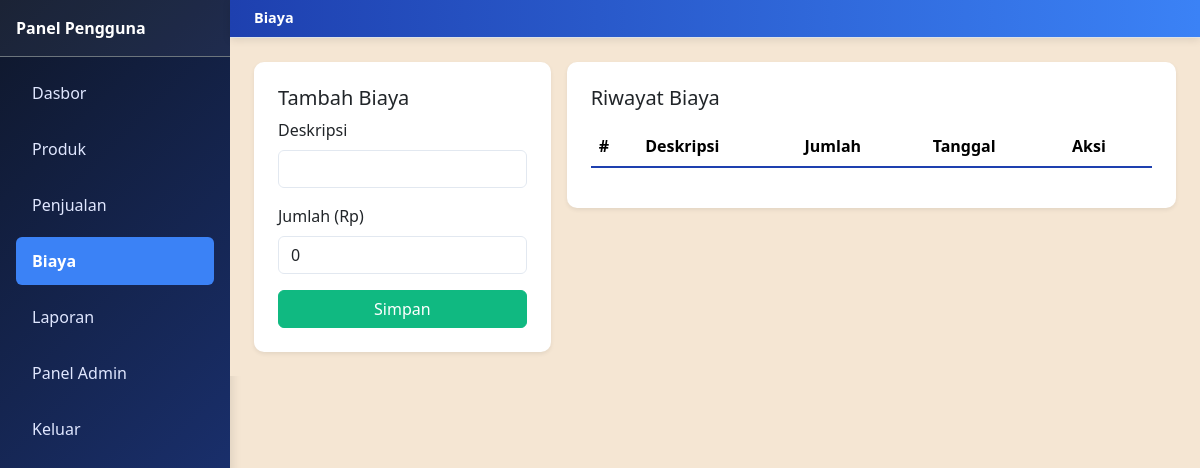
/user/expenses.php (signed in), run on an earlier commit of the app's database.
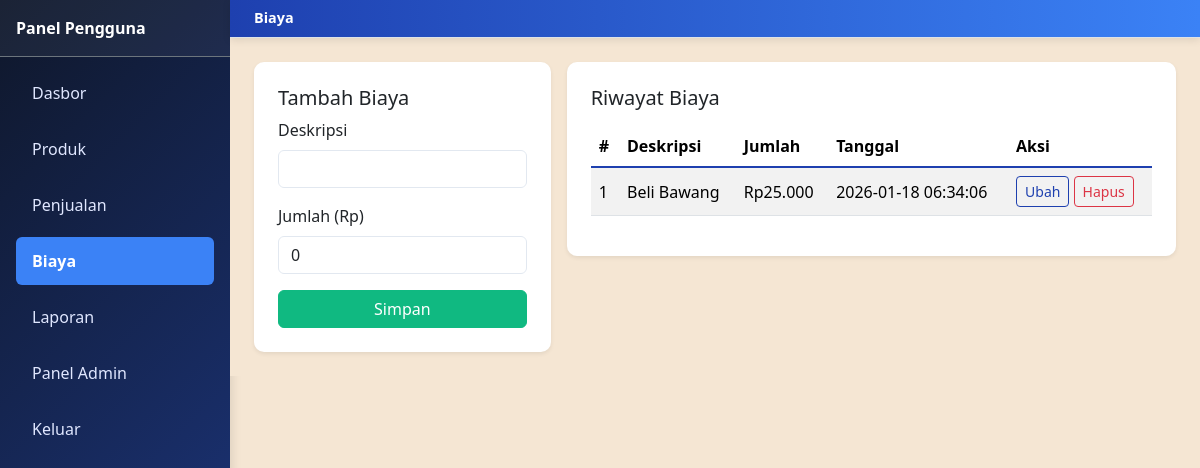
And on a later commit of the database.
### tables this page shows
CREATE TABLE yukii_expenses (
        id INTEGER PRIMARY KEY AUTOINCREMENT,
        description TEXT NOT NULL,
        amount REAL NOT NULL,
        created_at TEXT NOT NULL DEFAULT CURRENT_TIMESTAMP
    );

### includes/auth.php (called while the page is built, shortened)
<?php
require_once __DIR__ . '/functions.php';
function currentUser(): ?array
{
    return $_SESSION['user'] ?? null;
}

### includes/functions.php (called while the page is built, shortened)
<?php
function sanitizeTablePrefix(string $username): string
{
    $slug = preg_replace('/[^a-zA-Z0-9_]/', '_', strtolower($username));
    $slug = trim($slug, '_');
    return $slug;
}
function userTableNames(string $username): array
{
    $prefix = sanitizeTablePrefix($username);
    return [
        'products' => $prefix . '_products',
        'sales' => $prefix . '_sales',
        'expenses' => $prefix . '_expenses',
    ];
}

### user/expenses.php (the view, shortened to what the changed rows need)
<?php
require_once __DIR__ . '/../includes/auth.php';
$user = currentUser();
$pdo = getDB();
$tables = userTableNames($user['username']);
$expenses = $pdo->query('SELECT * FROM ' . $tables['expenses'] . ' ORDER BY created_at DESC')->fetchAll();
?>
<!DOCTYPE html>
<html lang="id">
<head>
    <link href="https://cdn.jsdelivr.net/npm/bootstrap@5.3.3/dist/css/bootstrap.min.css" rel="stylesheet">
    <link href="/assets/css/style.css" rel="stylesheet">
</head>
<body>
<div class="d-flex">
    <div class="flex-grow-1">
        <main class="p-4">
            <div class="row g-3">
                <div class="col-md-8">
                    <div class="card shadow-sm">
                        <div class="card-body">
                            <div class="table-responsive">
                                <table class="table table-striped align-middle">
                                    <thead><tr><th>#</th><th>Deskripsi</th><th>Jumlah</th><th>Tanggal</th><th>Aksi</th></tr></thead>
                                    <tbody>
                                    <?php foreach ($expenses as $e): ?>
                                        <tr>
                                            <td><?php echo (int) $e['id']; ?></td>
                                            <td><?php echo htmlspecialchars($e['description'], ENT_QUOTES, 'UTF-8'); ?></td>
                                            <td>Rp<?php echo number_format((float) $e['amount'], 0, ',', '.'); ?></td>
                                            <td><?php echo htmlspecialchars($e['created_at'], ENT_QUOTES, 'UTF-8'); ?></td>
                                            <td>
                                                <a class="btn btn-sm btn-outline-primary" href="/user/expenses.php?edit=<?php echo (int) $e['id']; ?>">Ubah</a>
                                                <form method="post" class="d-inline" onsubmit="return confirm('Hapus biaya ini?');">
                                                    <button class="btn btn-sm btn-outline-danger" type="submit">Hapus</button>
                                                </form>
                                            </td>
                                        </tr>
                                    <?php endforeach; ?>
                                    </tbody>
                                </table>
                            </div>
                        </div>
                    </div>
                </div>
            </div>
        </main>
    </div>
</div>
</body>
</html>

What changed in the data, as far as the page shows it:
added yukii_expenses: id "1", description "Beli Bawang", amount "25.000", created_at "2026-01-18 06:34:06"
